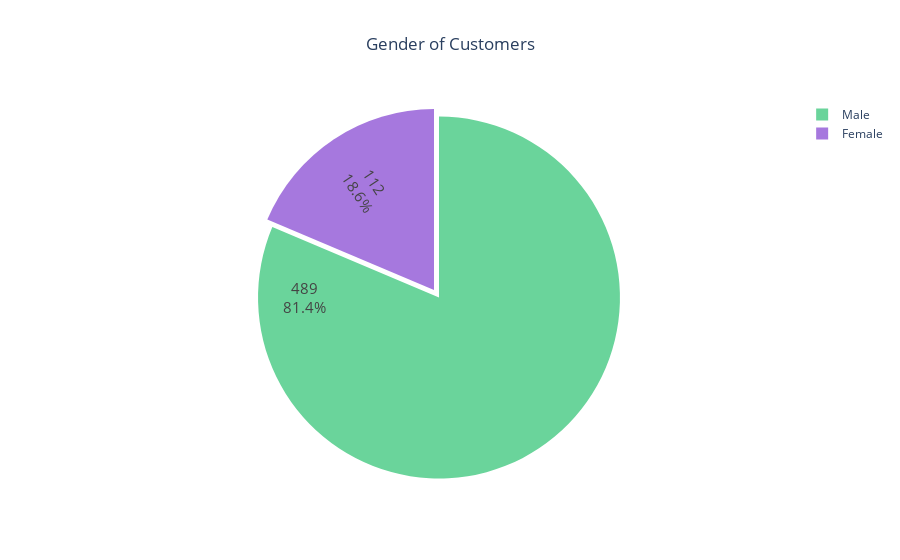

Notebook code for this chart:
### Code cell
# Content Type on Netflix
categ = df_loan['Gender'].value_counts().to_frame().reset_index().rename(columns={'index':'Gender', 'Gender':'count'})
fig = go.Figure([go.Pie(labels=categ['Gender'], values=categ['count'], pull=[0.05, 0], marker=dict(colors=["#6ad49b", "#a678de"]))])
fig = fig.update_traces(hoverinfo='label+percent', textinfo='value+percent', textfont_size=15, insidetextorientation='radial')
fig = fig.update_layout(title='Gender of Customers', title_x=0.5)
fig.show()

### Figure 1 — Plotly figure (JSON) as saved in the notebook; plotly's stock layout.template omitted (floating-point values rounded to 4 significant figures)
{"data": [{"hoverinfo": "label+percent", "insidetextorientation": "radial", "labels": ["Male", "Female"], "marker": {"colors": ["#6ad49b", "#a678de"]}, "pull": [0.05, 0], "textfont": {"size": 15}, "textinfo": "value+percent", "type": "pie", "values": [489, 112]}], "layout": {"title": {"text": "Gender of Customers", "x": 0.5}}}
